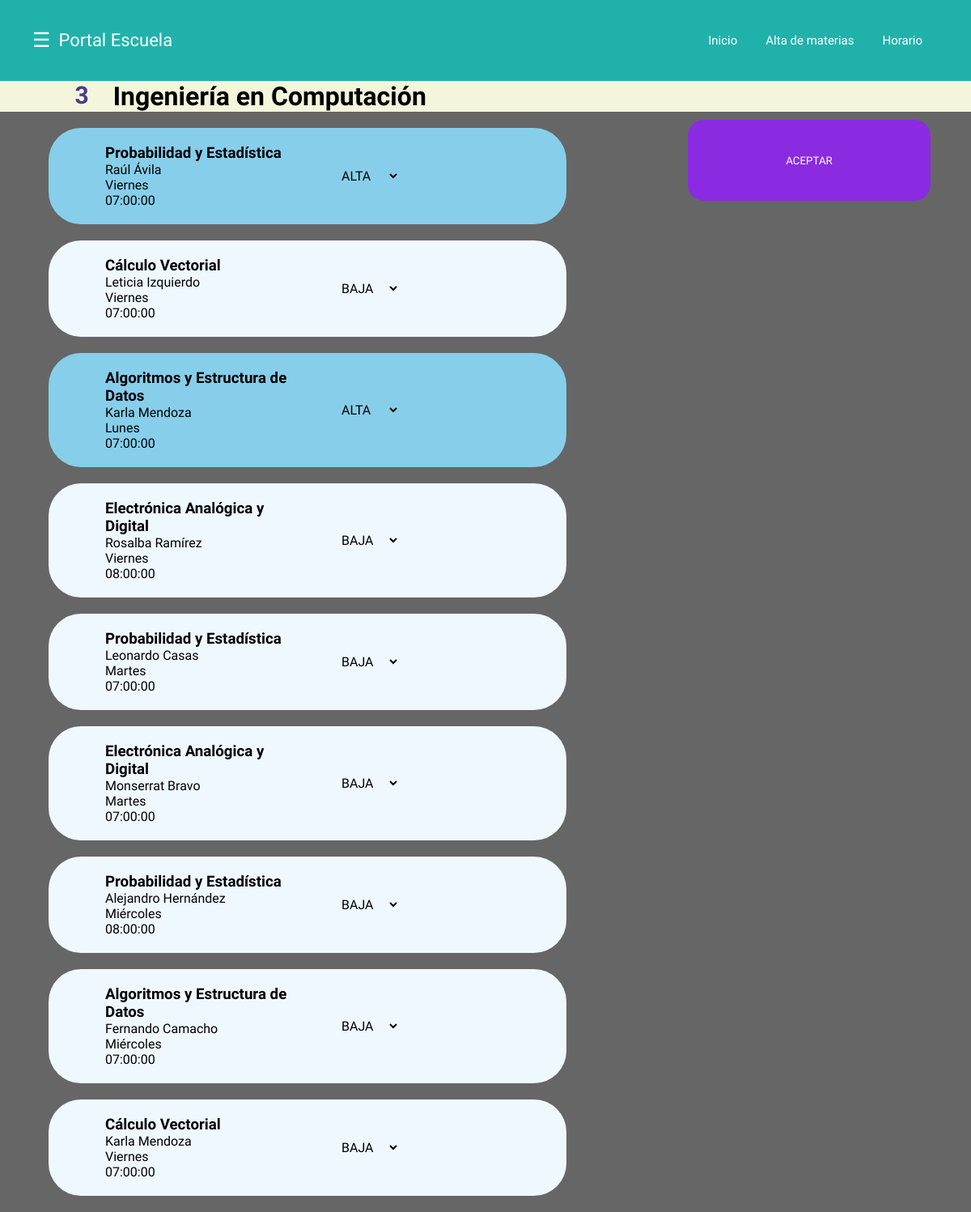
The page /Pregistro_materias.php?matricula=167285 on the database its author committed.
### tables this page shows
CREATE TABLE `alumnos` (
  `Matricula` int(11) NOT NULL,
  `Nombre` varchar(30) NOT NULL,
  `Apellido` varchar(30) NOT NULL,
  `Correo` varchar(30) NOT NULL,
  `Password` varchar(30) NOT NULL,
  `Facultad` varchar(30) NOT NULL,
  `Semestre` int(11) NOT NULL,
  `Carrera` varchar(40) NOT NULL,
  `Imagen` varchar(30) NOT NULL
);

CREATE TABLE `horario` (
  `IdHorario` int(11) NOT NULL,
  `Carrera` varchar(40) NOT NULL,
  `Semestre` int(11) NOT NULL,
  `Materia` varchar(40) NOT NULL,
  `IdProfe` int(11) NOT NULL,
  `Dia` varchar(30) NOT NULL,
  `Hora` time NOT NULL
);

CREATE TABLE `profesores` (
  `IdProfe` int(11) NOT NULL,
  `NombreProfe` varchar(40) NOT NULL,
  `ApellidoProfe` varchar(40) NOT NULL
);

### Pregistro_materias.php (the view, shortened to what this page needs)
<!DOCTYPE html>
<html>
<head>
	<link rel="stylesheet" href="Cregistro_materias.css">
</head>
<body>
	<?php
	$bd=new mysqli("localhost","id20895239_uaqximeinfo","Baka baka01$","id20895239_alumnos");
	$matricula=$_GET['matricula'];
	$query=mysqli_query($bd,"SELECT Semestre, Carrera FROM alumnos WHERE Matricula=$matricula");
	$datos=mysqli_fetch_array($query);
	$semestre=$datos['Semestre'];
	$carrera=$datos['Carrera'];
	?>
<header class="header">
		<div class="container">
		<div class="btn-menu">
			<label for="btn-menu">☰</label>
		</div>
			<div class="logo">
				<h1>Portal Escuela</h1>
			</div>
			<nav class="menu">
				<a href="<?php echo"Pprincipal.php?matricula=$matricula"?>">Inicio</a>
				<a href="<?php echo"Pregistro_materias.php?matricula=$matricula"?>">Alta de materias</a>
				<a href="<?php echo"Phorario.php?matricula=$matricula"?>">Horario</a>
			</nav>
		</div>
	</header>
	<div class="capa"></div>
<form name="formulario" action="registrar.php" method="get">
<div class="materias_de">
			<h3><?php echo $semestre?></h3>
			<h1><?php echo $carrera?></h1>
	<input type="submit" name="aceptar_todo" value="ACEPTAR" id="aceptar_todo">
		</div>
	<?php
	$query_horario=mysqli_query($bd,"SELECT * FROM horario WHERE Semestre='$semestre' AND Carrera='$carrera'");
	while ($horario=mysqli_fetch_array($query_horario)) {
			$profe=$horario['IdProfe'];
			$idhorario_existente=$horario['IdHorario'];
			$query_profe=mysqli_query($bd,"SELECT * FROM profesores WHERE IdProfe=$profe");
			$datos_profe=mysqli_fetch_array($query_profe);
		$query_cargahoraria=mysqli_query($bd,"SELECT IdHorario FROM cargahoraria WHERE IdHorario=$idhorario_existente");
		$existente=mysqli_fetch_array($query_cargahoraria);
		$cambia="ALTA";
		if(!$existente){
			$color="aliceblue";
			$cambia="BAJA";
		}
		else{
			$color="skyblue";
		}
			?>
		<div class="opcion" style="background-color: <?php echo $color; ?>;">
		<div class="detalles_opcion">
		<h3><?php echo $horario['Materia'];?></h3>
		<p><?php echo $datos_profe['NombreProfe']." ". $datos_profe['ApellidoProfe'];?></p>
		<p><?php echo $horario['Dia'];?></p>
		<p><?php echo $horario["Hora"];?></p>
		</div>
			<div class="seleccion">
			<select name="estado_<?php echo $idhorario_existente; ?>" id="estado">
				<option name="accion1"><?php echo $cambia?></option>
			</select>
			</div>
			</div>
	<?php
	}
	?>
</form>
</body>
</html>

### Cregistro_materias.css (style rules this page uses)
* { margin: 0; padding: 0; box-sizing: border-box; font-family: 'Montserrat Alternates', sans-serif; }
body { background-image: url(https://amqueretaro.com/wp-content/uploads/2019/12/uaq-2.jpg); }
.capa { position: fixed; width: 100%; height: 100%; background: rgba(0,0,0,0.6); z-index: -1; top: 0;left: 0; }
.header { height: 100px; background-color: lightseagreen; }
.container { margin: 0px 40px 0px 40px; }
.container .btn-menu, .logo { float: left; line-height:100px; }
.container .btn-menu label { color: #fff; font-size: 25px; cursor: pointer; }
.logo h1 { color: #fff; font-weight: 400; font-size: 22px; margin-left: 10px; }
.container .menu { float: right; line-height:70px; display: flex; justify-items: center; align-items: center; }
.container .menu a { display: inline-block; padding: 15px; text-decoration: none; color: #fff; transition: all 0.3s ease; font-size: 15px; margin-right: 5px; }
form .materias_de h3 { float:left; font-size: 30px; padding: 0px 30px 0px 30px; color: darkslateblue; }
.materias_de { background-color: beige; margin:0; }
.opcion { margin:20px 500px 20px 60px; background-color: skyblue; border-radius: 40px; padding:20px 0px 20px 70px; display: flex; }
.detalles_opcion { width: 40%; }
.seleccion { margin-left: 60px; align-self: center; justify-self: center; cursor: pointer; }
#estado { background-color: transparent; border: none; padding: 0 1em 0 0; margin: 0; width: 100%; font-size: inherit; }
#aceptar_todo { width: 300px; height: 100px; border-style: none; align-self: center; justify-self: center; background-color: blueviolet; color:white; border-radius: 20px; margin: 10px 50px 10px 0px; cursor: pointer; float: right; }

### rows shown on the page
alumnos: Semestre "3", Carrera "Ingeniería en Computación"
horario: Materia "Probabilidad y Estadística", IdProfe.NombreProfe "Raúl", IdProfe.ApellidoProfe "Ávila", Dia "Viernes", Hora "07:00:00", IdHorario "ALTA"
horario: Materia "Cálculo Vectorial", IdProfe.NombreProfe "Leticia", IdProfe.ApellidoProfe "Izquierdo", Dia "Viernes", Hora "07:00:00", IdHorario "BAJA"
horario: Materia "Algoritmos y Estructura de Datos", IdProfe.NombreProfe "Karla", IdProfe.ApellidoProfe "Mendoza", Dia "Lunes", Hora "07:00:00", IdHorario "ALTA"
horario: Materia "Electrónica Analógica y Digital", IdProfe.NombreProfe "Rosalba", IdProfe.ApellidoProfe "Ramírez", Dia "Viernes", Hora "08:00:00", IdHorario "BAJA"
horario: Materia "Probabilidad y Estadística", IdProfe.NombreProfe "Leonardo", IdProfe.ApellidoProfe "Casas", Dia "Martes", Hora "07:00:00", IdHorario "BAJA"
horario: Materia "Electrónica Analógica y Digital", IdProfe.NombreProfe "Monserrat", IdProfe.ApellidoProfe "Bravo", Dia "Martes", Hora "07:00:00", IdHorario "BAJA"
horario: Materia "Probabilidad y Estadística", IdProfe.NombreProfe "Alejandro", IdProfe.ApellidoProfe "Hernández", Dia "Miércoles", Hora "08:00:00", IdHorario "BAJA"
horario: Materia "Algoritmos y Estructura de Datos", IdProfe.NombreProfe "Fernando", IdProfe.ApellidoProfe "Camacho", Dia "Miércoles", Hora "07:00:00", IdHorario "BAJA"
horario: Materia "Cálculo Vectorial", IdProfe.NombreProfe "Karla", IdProfe.ApellidoProfe "Mendoza", Dia "Viernes", Hora "07:00:00", IdHorario "BAJA"
